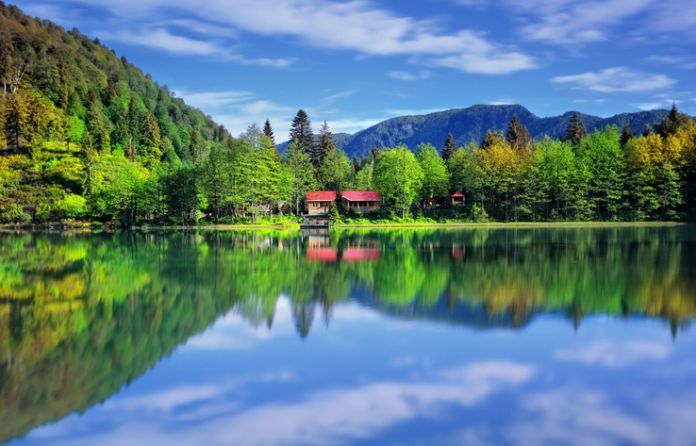
#> input picture tersCevirme/manzara.jpg, 696 x 446 px
$ python main.py
#> lines starting #> are read from the running program, lines starting #| are printed output that depends on the picture
import cv2
resim = cv2.imread('manzara.jpg')
#> resim is the input picture: shape (446, 696, 3); mean B, G, R 129.3, 124.9, 92.5
cv2.imshow("ilk resim",resim)
def renk_degistirme(resim):
    h = resim.shape[0]
#> h = 446
    w = resim.shape[1]
#> w = 696
    for y in range(0, h):
        for x in range(0, w):
            b = resim[y, x, 0]
            g = resim[y, x, 1]
            r = resim[y, x, 2]

            b = 255 - b
            g = 255 - g
            r = 255 - r
            resim[y, x, 0] = b
            resim[y, x, 1] = g
            resim[y, x, 2] = r
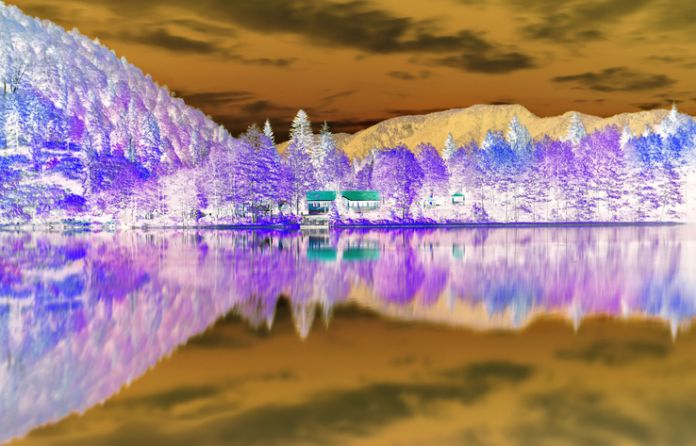
#> resim: shape (446, 696, 3); mean B, G, R 125.7, 130.1, 162.5
    return resim

resim = cv2.imread('manzara.jpg')
renk_degistirme(resim)
cv2.imwrite('output.jpg', resim)
cv2.imshow('test',resim)
cv2.waitKey(0)
